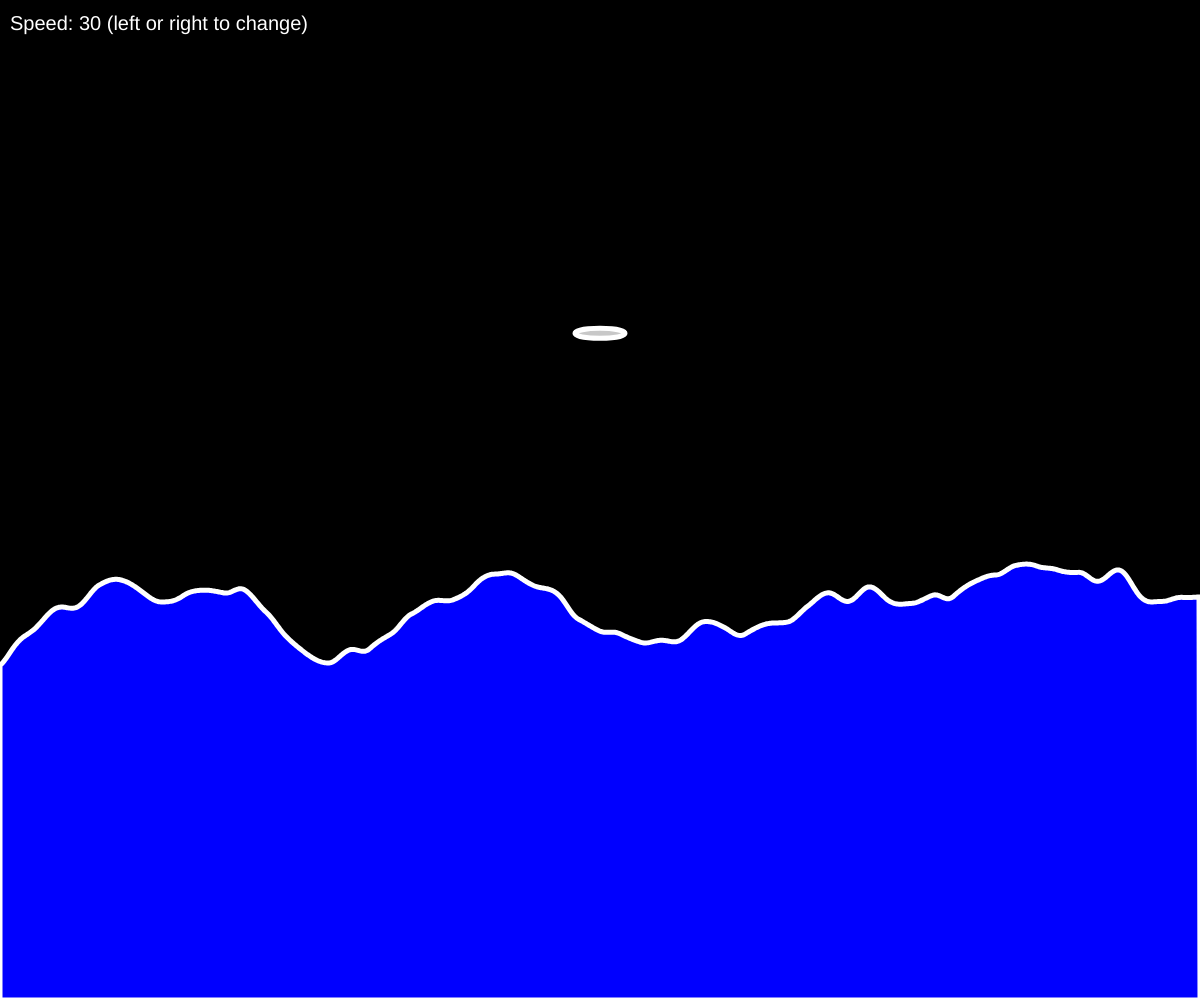
Frame 1 (no input)
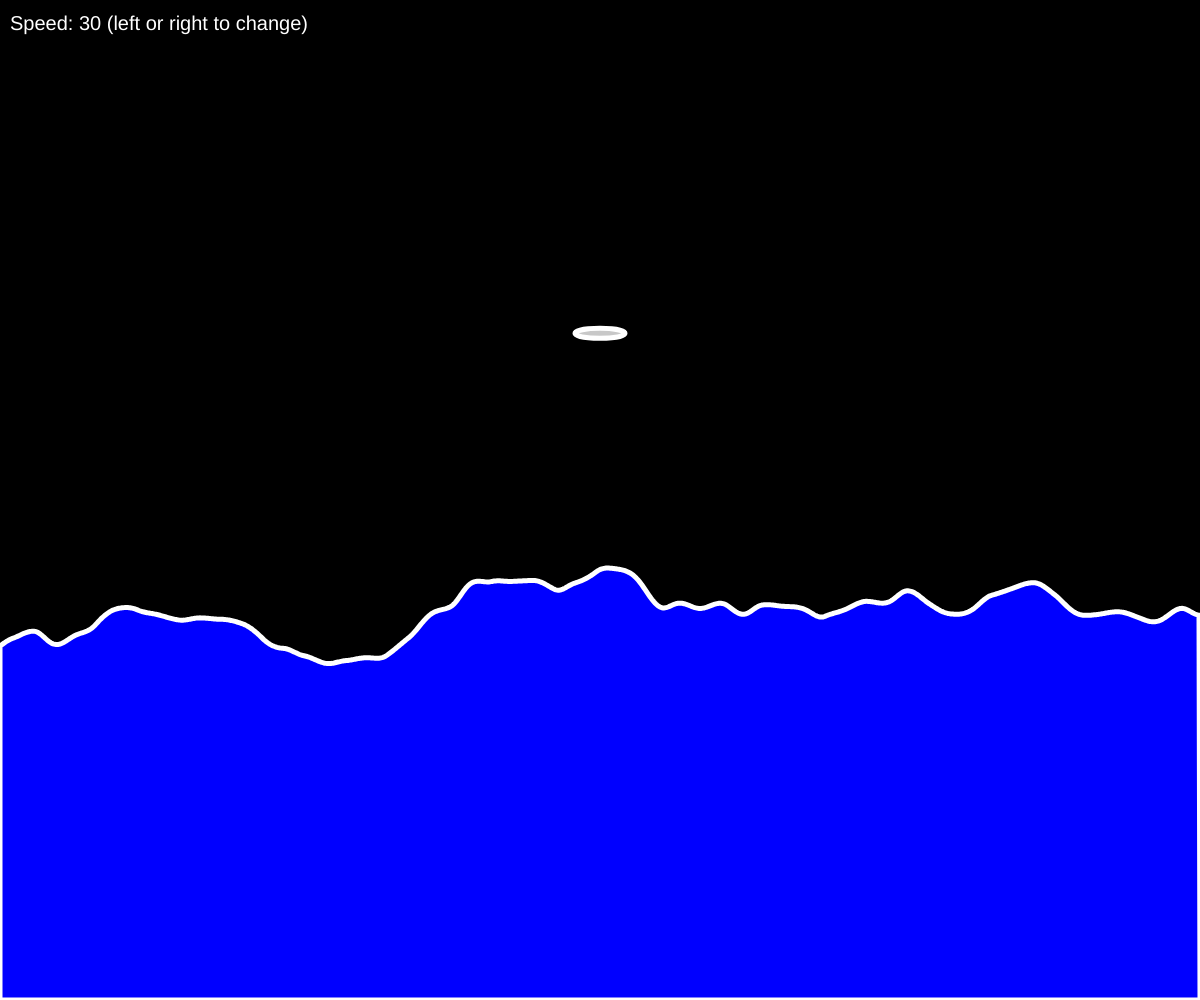
Frame 60 (no input)
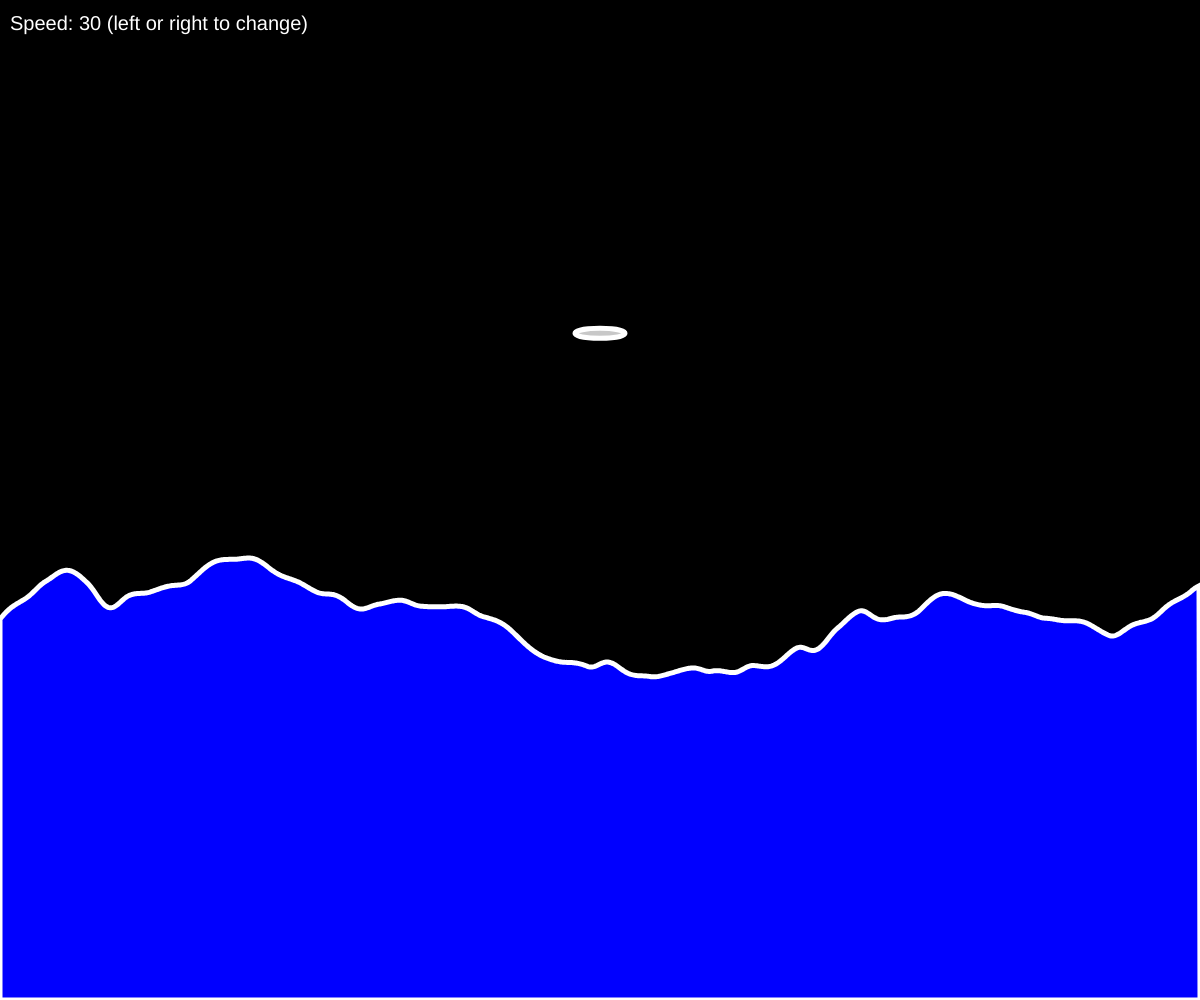
Frame 120 (the mouse pressed at the canvas centre since frame 60)

The p5.js sketch that drew these frames (run headless with seeded random() and noise() and a simulated clock; from frame 60 on, the mouse is pressed at the canvas centre):

// p5.js sketch
// ── sketch.js
function setup(){
    createCanvas(innerWidth, innerHeight);
    background(0); 
   //noLoop();  
}

let xSpeed = 0.03;
let xStart = 0;
let yOff = 0;
let ySpeed = 0.007;

function draw(){
    background(0);

    // draw the sea
    xStart = xStart + xSpeed;
    let xOff=xStart;
    yOff = yOff + ySpeed; 
    fill('blue')
    beginShape();
    vertex(0, height);
    for(let x=0; x<width; x++){
        // Noise Random
        let y = noise(xOff, yOff) * height/4 + height/2;
        xOff = xOff + 0.006;  

        stroke('white');
        strokeWeight(5);
        vertex(x,y);
    }
    vertex(width, height);    
    endShape(CLOSE);
    fill(200);

    // put in a ship
    ellipse(width/2, height/3, 50, 10);
    if(keyIsDown(LEFT_ARROW)){
        xSpeed = xSpeed - 0.001;
    }

    if(keyIsDown(RIGHT_ARROW)){
        xSpeed = xSpeed + 0.001;
    }    

    noStroke();
    fill(255);
    textSize(20);
    text("Speed: " + Math.round(xSpeed * 1000) + " (left or right to change)",10,30)
}
